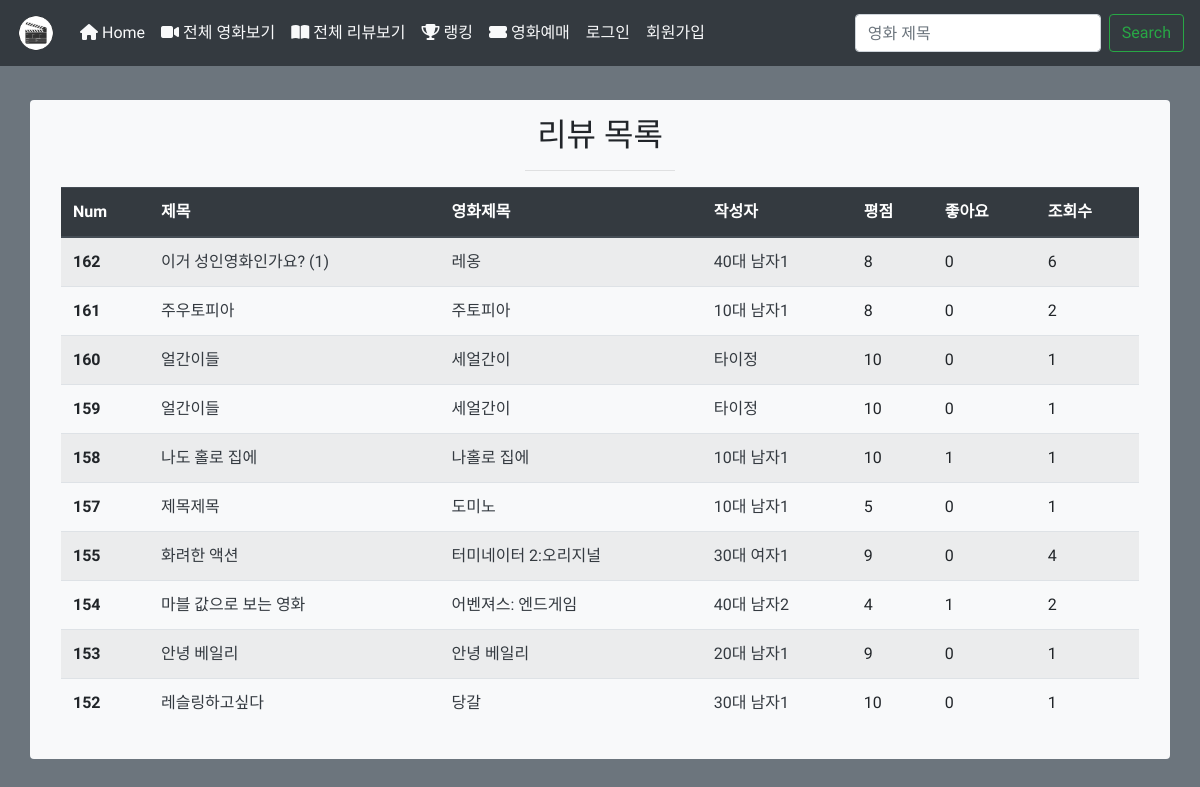
/review_list/, run on the app's committed database.
### movies/models.py (models this page shows, shortened)
class Review(models.Model):
    title = models.CharField(max_length=100)
    movie = models.ForeignKey(Movie,
                             on_delete=models.CASCADE)
    rank = models.IntegerField()
    content = models.TextField()
    created_at = models.DateTimeField(auto_now_add=True)
    updated_at = models.DateTimeField(auto_now=True)
    user = models.ForeignKey(settings.AUTH_USER_MODEL,
                             on_delete=models.CASCADE)
    hit = models.PositiveIntegerField(default=0)
    like_users = models.ManyToManyField(settings.AUTH_USER_MODEL,
                            related_name='like_reviews')
    dislike_users = models.ManyToManyField(settings.AUTH_USER_MODEL,
                            related_name='dislike_reviews')
    user_hit_time = models.ManyToManyField(settings.AUTH_USER_MODEL,
                            related_name='hit_time_reviews')

class Movie(models.Model):
    movieNm = models.CharField(max_length=100)
    movieNmEn = models.CharField(max_length=100)
    openDt = models.DateField()
    vote_count = models.IntegerField(default=0)
    vote_tot = models.IntegerField(default=0)
    vote_average = models.FloatField(default=0)
    watchGradeNm = models.IntegerField()
    overview = models.TextField()
    repNationNm = models.ManyToManyField(RepNationNm,
                            related_name='repNationNm_movie')
    poster_path = models.CharField(max_length=100)
    backdrop_path1 = models.CharField(max_length=100)
    backdrop_path2 = models.CharField(max_length=100)
    backdrop_path3 = models.CharField(max_length=100)
    genres = models.ManyToManyField(Genre,
                            related_name='genre_movie')
    like_users = models.ManyToManyField(settings.AUTH_USER_MODEL,
                            related_name='like_movies')

### accounts/models.py (models this page shows)
class User(AbstractUser):
    age = models.IntegerField(default=0)
    rrn = models.IntegerField(default=0)
    sex = models.CharField(max_length=10, default='남')
    followings = models.ManyToManyField(
        settings.AUTH_USER_MODEL,
        related_name='follower'
        )
    followers = models.ManyToManyField(
        settings.AUTH_USER_MODEL,
        related_name='following'
        )
    nickname = models.CharField(max_length=20)

### movies/views.py (the view)
# urls.py: path('review_list/', views.review_list, name="review_list"),
def review_list(request):
    user = request.user
    reviews = Review.objects.order_by('-created_at')
    paginator = Paginator(reviews, 10)
    page_number = request.GET.get('page')
    page_obj = paginator.get_page(page_number)
    context ={
        'reviews':reviews,
        'page_obj': page_obj,
    }
    return render(request, 'movies/review_list.html', context)

### movies/templates/movies/review_list.html (shortened to what this page needs)
{% extends 'base.html' %}
{% load static %}
{% load bootstrap4 %}
{% load bootstrap_pagination %}
{% block body %}
<div class='container justify-content-center'>
  <h2 style="text-align:center;">리뷰 목록</h2>
  <hr width="150px">
<table class="table table-striped">
  <thead class="thead-dark">
    <tr>
      <th scope="col">Num</th>
      <th scope="col">제목</th>
      <th scope="col">영화제목</th>
      <th scope="col">작성자</th>
      <th scope="col">평점</th>
      <th scope="col">좋아요</th>
      <th scope="col">조회수</th>
    </tr>
  </thead>
  <tbody>
    {% for review in page_obj %}
    <tr>
      <th scope="row">{{review.pk}}</th>
      {% if request.user.is_authenticated %}
        {% if review.movie.watchGradeNm == 19 %}
          {% if request.user.age < 19 %}
            <td><a class="text-dark" data-toggle="modal" data-target="#exampleModal">
              {{review.title}}
          {% else %}
          <td><a href="{% url 'movies:review_detail' review.movie.pk review.pk %}" class="text-dark">{{review.title}}
          {% endif %}
        {% else %}
        <td><a href="{% url 'movies:review_detail' review.movie.pk review.pk %}" class="text-dark">{{review.title}}
        {% endif %}
            <div class="modal fade" id="exampleModal" tabindex="-1" role="dialog" aria-labelledby="exampleModalLabel" aria-hidden="true">
              <div class="modal-dialog" role="document">
                <div class="modal-content">
                  <div class="modal-header">
                    <h5 class="modal-title" id="exampleModalLabel">경고</h5>
                    <button type="button" class="close" data-dismiss="modal" aria-label="Close">
                      <span aria-hidden="true">&times;</span>
                    </button>
                  </div>
                  <div class="modal-body">
                    성인영화의 리뷰는 열람이 불가능합니다.
                  </div>
                  <div class="modal-footer">
                    <button type="button" class="btn btn-secondary" data-dismiss="modal">취소</button>
                  </div>
                </div>
              </div>
            </div>
      {% else %}
      <td><a href="{% url 'movies:review_detail' review.movie.pk review.pk %}" class="text-dark">{{review.title}}
      {% endif %}
      {% if review.comment_set.all.count > 0 %}
        <span>({{ review.comment_set.all.count }})</span>
      {% endif %}
      </a></td>
      <td><a href="{% url 'movies:movie_detail' review.movie.pk %}" class="text-dark">{{ review.movie.movieNm }}</a></td>
      <td><a href="{% url 'accounts:detail' review.user.pk %}" class="text-dark">{{ review.user.nickname }}</a></td>
      <td>{{ review.rank }}</td>
      <td>{{review.like_users.count}}</td>
      <td>{{ review.hit }}</td>
    </tr>
    {% endfor %}
  </tbody>
</table>
{% endblock %}

### templates/base.html (style rules this page uses)
body { font-family: 'Jua', sans-serif; }

### data on the page
Review: pk "162", title "이거 성인영화인가요?", comment_set.all.count "1", movie.movieNm "레옹", user.nickname "40대 남자1", rank "8", like_users.count "0", hit "6"
Review: pk "161", title "주우토피아", movie.movieNm "주토피아", user.nickname "10대 남자1", rank "8", like_users.count "0", hit "2"
Review: pk "160", title "얼간이들", movie.movieNm "세얼간이", user.nickname "타이정", rank "10", like_users.count "0", hit "1"
Review: pk "159", title "얼간이들", movie.movieNm "세얼간이", user.nickname "타이정", rank "10", like_users.count "0", hit "1"
Review: pk "158", title "나도 홀로 집에", movie.movieNm "나홀로 집에", user.nickname "10대 남자1", rank "10", like_users.count "1", hit "1"
Review: pk "157", title "제목제목", movie.movieNm "도미노", user.nickname "10대 남자1", rank "5", like_users.count "0", hit "1"
Review: pk "155", title "화려한 액션", movie.movieNm "터미네이터 2:오리지널", user.nickname "30대 여자1", rank "9", like_users.count "0", hit "4"
Review: pk "154", title "마블 값으로 보는 영화", movie.movieNm "어벤져스: 엔드게임", user.nickname "40대 남자2", rank "4", like_users.count "1", hit "2"
Review: pk "153", title "안녕 베일리", movie.movieNm "안녕 베일리", user.nickname "20대 남자1", rank "9", like_users.count "0", hit "1"
Review: pk "152", title "레슬링하고싶다", movie.movieNm "당갈", user.nickname "30대 남자1", rank "10", like_users.count "0", hit "1"
